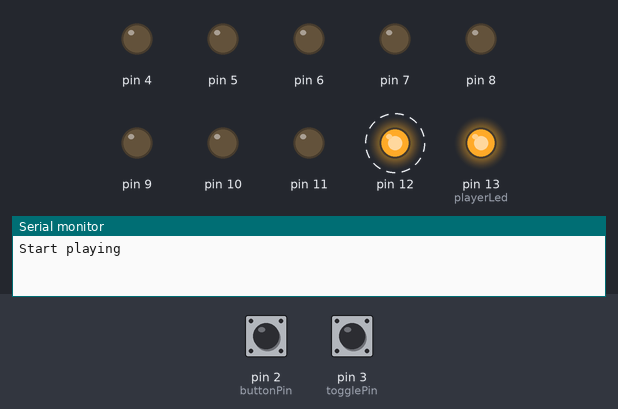
A sketch run on a simulated Arduino Uno, built with avr-gcc and run on an emulated ATmega328P. Parts: output pins drawn as LEDs (lit = HIGH), the last lines printed to the serial monitor. Dashed ring = blinking. The inputs (shaded band) are chosen by the test bench; at power-on: pin 2 (buttonPin) LOW, pin 3 (togglePin) LOW.

Above: at 1.12 s.
1.4 s: pin 2 (buttonPin) pulled HIGH for 0.15 s
At 2.25 s:
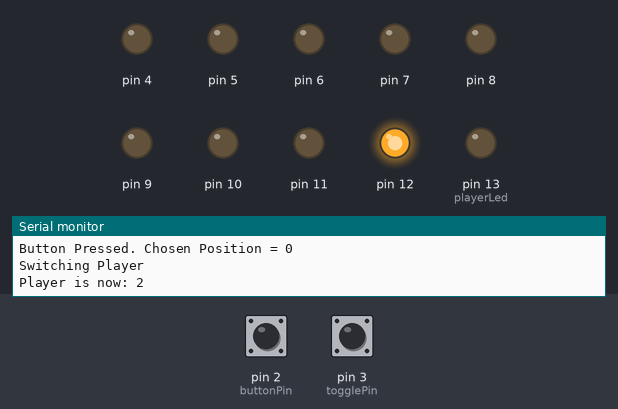
4.5 s: pin 3 (togglePin) driven HIGH
At 4.77 s:
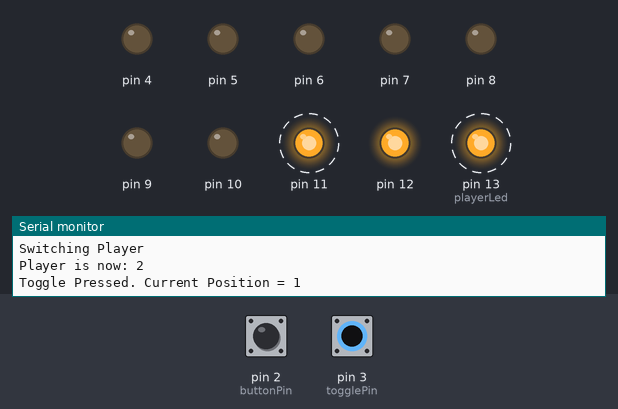
7.5 s: pin 2 (buttonPin) pulled HIGH for 1 s
At 8.8 s:
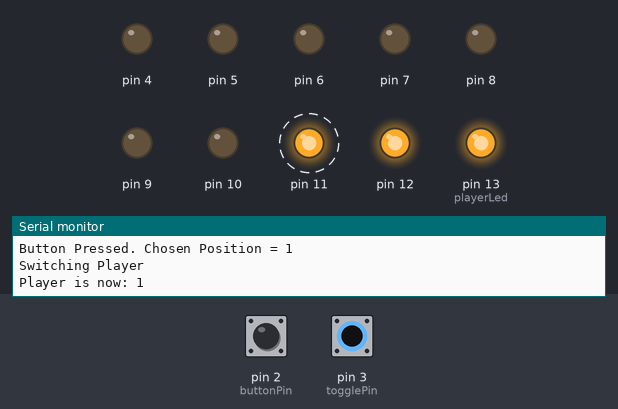
10.5 s: pin 3 (togglePin) pulsed LOW 2 times (0.12 s each, 0.3 s apart)
At 11.68 s:
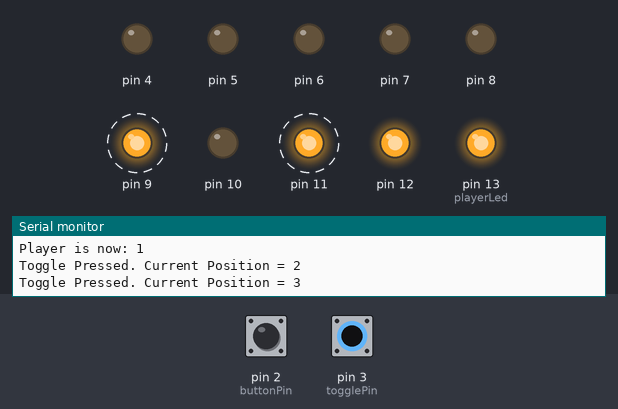
13.5 s: pin 2 (buttonPin) pulled HIGH for 0.15 s
At 14.3 s:
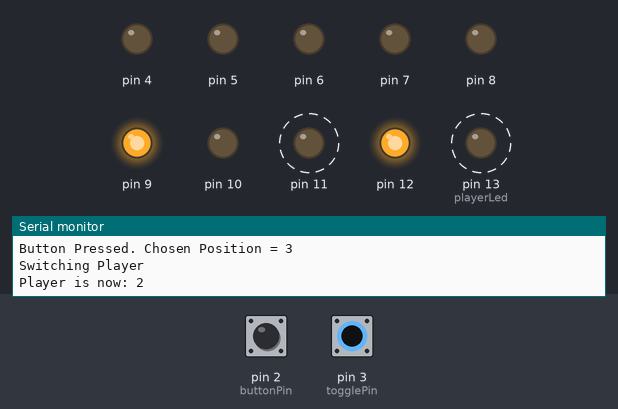
16.6 s: pin 3 (togglePin) pulsed LOW 5 times (0.12 s each, 0.3 s apart)
At 18.88 s:
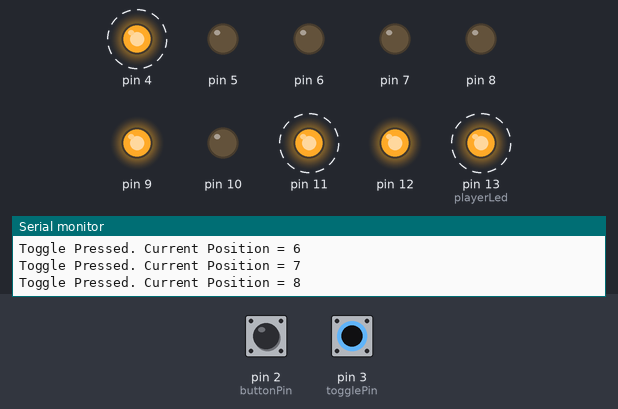
Timing chart, 0 to 20.6 s (numbered marks = the images above; inputs shaded):
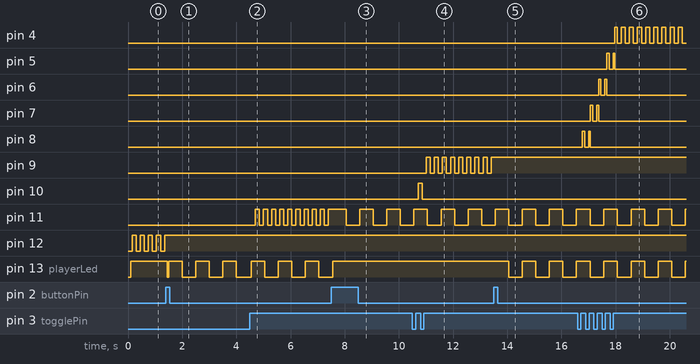

Measured:
- after the input at 1.4 s, pin 12: stops changing and stays HIGH; pin 13 (playerLed): HIGH → LOW after 0.06 s, then repeats every 1.0 s: HIGH 0.50 s, LOW 0.50 s
- after the input at 4.5 s, pin 11: alternates HIGH for 0.15 s and LOW for 0.15 s, starting after 0.20 s
- after the input at 7.5 s, pin 11: alternates HIGH for 0.50 s and LOW for 0.50 s, starting after 0.56 s; pin 13 (playerLed): goes on until 7.6 s, then stays HIGH
- after the input at 10.5 s, pin 9: alternates HIGH for 0.15 s and LOW for 0.15 s, starting after 0.51 s; pin 10: LOW → HIGH after 0.21 s, → LOW 0.15 s later
- after the input at 13.5 s, pin 9: stops changing and stays HIGH; pin 13 (playerLed): alternates HIGH for 0.50 s and LOW for 0.50 s, starting after 0.56 s
- after the input at 16.6 s, pin 4: alternates HIGH for 0.15 s and LOW for 0.15 s, starting after 1.4 s; pin 5: alternates HIGH for 0.07 s and LOW for 0.15 s, 4 changes in all, then stays LOW, starting after 1.1 s
- by itself, pin 12: alternates HIGH for 0.15 s and LOW for 0.15 s

The sketch:

tictactoe.ino
```cpp
// Set up variables
int selPosition = 0;
int prevSelPosition = 0;

int player = 1;
boolean won = false;

int firstLed = 12;
int playerLed = 13;
int buttonPin = 2;
int togglePin = 3;
int buttonValue = 0;
int toggleValue = 0;
int prevButtonValue = 0;
int prevToggleValue = 0;

int currentSelectionPeriod = 150;
int player2Period = 500;

int grid[3][3] = {
  {0,0,0},
  {0,0,0},
  {0,0,0},
};

// Timers
// One for player
unsigned long lastPollP = 0;
// One for selection
unsigned long lastPollS = 0;

int cycleP = LOW;
int cycleS = LOW;

void switchPlayer() {
  Serial.println("Switching Player");
  if(player == 1) player = 2;
  else player = 1;
}

int getGridValue(int pos) {
  // return the current value of that position
  return grid[pos / 3][pos % 3];
}

void setGridValue(int pos, int value) {
  // set the value of the grid position
  grid[pos / 3][pos % 3] = value;
}

// Called when a player has won
void win(int led1, int led2, int led3) {
  switchPlayer();
  for(int led = 0; led <= 8; led++) {
    setGridValue(led, 0);
  }
  setGridValue(led1, player);
  setGridValue(led2, player);
  setGridValue(led3, player);
  Serial.print("Game Over. Winner is ");
  Serial.println(player, DEC);
  Serial.println("Reset Arduino to play again.");
}

void setup() {
  // declare led pins as outputs
  for(int led = (int)(firstLed - 8); led <= firstLed; led++) {
    pinMode(led, OUTPUT);
  }
  pinMode(playerLed, OUTPUT);
  // declare push buttons as input
  pinMode(buttonPin, INPUT);
  pinMode(togglePin, INPUT);
  // open monitor
  Serial.begin(9600);
  Serial.println("Start playing");
  delay(100);
}

void loop() {
  // Update timers for blinking
  // if enough time has passed, change led status [high/low]
  if((unsigned long)(millis() - lastPollS) >= currentSelectionPeriod) {
      cycleS = !cycleS;
      lastPollS = millis();
    }
  if((unsigned long)(millis() - lastPollP) >= player2Period) {
      cycleP = !cycleP;
      lastPollP = millis();
  }
  // Update player LED
  if(player == 1) {
      digitalWrite(playerLed, HIGH);
  } else {
      digitalWrite(playerLed, cycleP);
  }
  // Update LEDs in the grid
  for(int led = 0; led <= 8; led++) {
    if(getGridValue(led) == 0) {
        digitalWrite(12 - led, LOW);
    } else if(getGridValue(led) == 1) {
        digitalWrite(12 - led, HIGH);
    } else if(getGridValue(led) == 2) {
        digitalWrite(12 - led, cycleP);
    } else if(getGridValue(led) == 3) {
        digitalWrite(12 - led, cycleS);
    }
  }

  if(!won) {

    // Update previous and current button and toggle values
    prevButtonValue = buttonValue;
    prevToggleValue = toggleValue;
    buttonValue = digitalRead(buttonPin);
    toggleValue = digitalRead(togglePin);

    // Select position in the grid based on presses of the toggle button
    // Delays so as not to miscount. Not sure if necessary
    prevSelPosition = selPosition;
    if(toggleValue != prevToggleValue && toggleValue == 1){
      Serial.print("Toggle Pressed. Current Position = ");
      selPosition = (selPosition + 1) % 9;
      if (getGridValue(selPosition) == 1 || getGridValue(selPosition) == 2){
        selPosition = (selPosition + 1) % 9;
      }
      Serial.print(selPosition,DEC);
      Serial.print("\n");
      delay(50);
    }

    // Check for button press to confirm selection
    // Delays so as not to miscount. Not sure if necessary
    if(buttonValue != prevButtonValue && buttonValue == 1) {
      Serial.print("Button Pressed. Chosen Position = ");
      Serial.print(selPosition,DEC);
      Serial.print("\n");
      // if position chosen is not already occupied (value 1 or 2)
      if(getGridValue(selPosition) != 1 && getGridValue(selPosition) != 2) {
        setGridValue(selPosition, player);
        switchPlayer();
        Serial.print("Player is now: ");
        Serial.print(player,DEC);
        Serial.print("\n");
        delay(50);
      }
    } else {
      // Check if selection changed
      // if it's an off led, make it value 3 [current selected position]
      if(getGridValue(selPosition) == 0) {
        setGridValue(selPosition, 3);
      }
      // if the selection has changed, set the previous one to low if it was blinking before
      if(selPosition != prevSelPosition && getGridValue(prevSelPosition) == 3) {
        setGridValue(prevSelPosition, 0);
      }
    }

    // Check winning conditions
    for(int i = 0; i <= 2; i++) {
      // Horizontal
      if(getGridValue(3*i) == getGridValue(3*i+1) && getGridValue(3*i) == getGridValue(3*i+2) && getGridValue(3*i) != 0) {
        won = true;
        win(3*i, 3*i+1, 3*i+2);
        break;
      }

      // Vertical
      else if(getGridValue(i) == getGridValue(i+3) && getGridValue(i) == getGridValue(i+6) && getGridValue(i) != 0) {
        won = true;
        win(i, i+3, i+6);
        break;
      }
    }

    // Diagonal
    if(!won) {
      // Top-right bottom-left
      if(getGridValue(0) == getGridValue(4) && getGridValue(0) == getGridValue(8) && getGridValue(0) != 0) {
        won = true;
        win(0, 4, 8);
      }
      // Top-left bottom-right
      else if(getGridValue(2) == getGridValue(4) && getGridValue(2) == getGridValue(6) && getGridValue(2) != 0) {
        won = true;
        win(2, 4, 6);
      }
    }
  }

}
```
